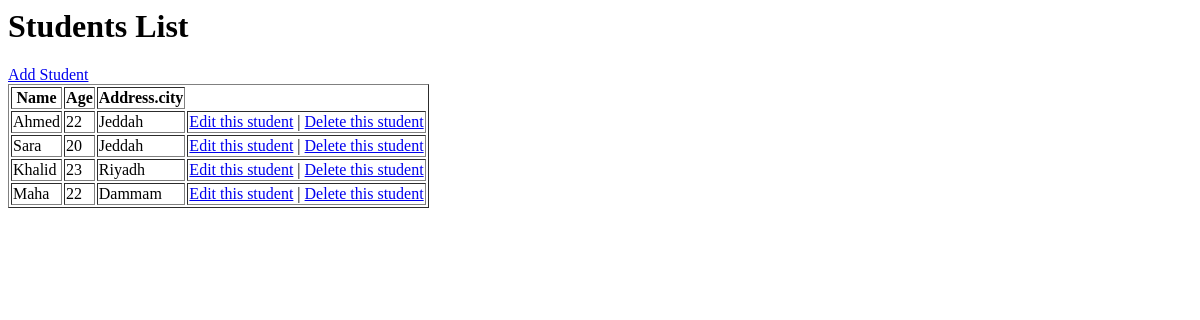
The app's page /books/lab11_part1/liststudents, older data.
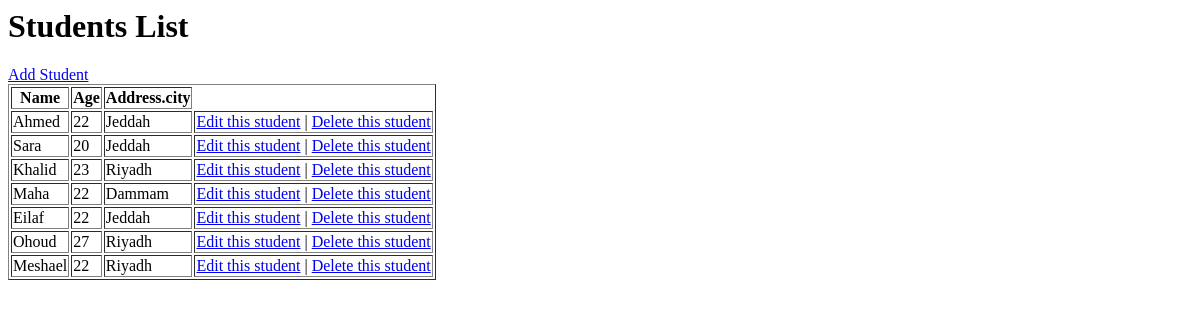
The same page, newer data.
### apps/bookmodule/models.py (models this page shows, shortened)
class Student(models.Model):
    name = models.CharField(max_length=100)
    age = models.IntegerField()
    address = models.ForeignKey(Address, on_delete=models.CASCADE)
    card = models.OneToOneField(Card, on_delete=models.PROTECT)
    department = models.ForeignKey(Department, on_delete=models.CASCADE, null = True)
    courses = models.ManyToManyField(Course, related_name="students", blank=True)

class Address(models.Model):
    city = models.CharField(max_length=100)

### apps/bookmodule/views.py (the view)
# urls.py: path('lab11_part1/liststudents', views.list_students_lab11_part1, name='list_students_lab11_part1'),
def list_students_lab11_part1(request):
    students = Student.objects.all()
    return render(request, 'lab11_part1/liststudents.html', {'students': students})

### apps/templates/lab11_part1/liststudents.html
<h1>Students List</h1>
<a href="{% url 'books:add_student_lab11_part1' %}">Add Student</a>
<table border="1">
    <thead>
        <tr>
            <th>Name</th>
            <th>Age</th>
            <th>Address.city</th>
        </tr>
    </thead>
    <tbody>
        {% for student in students %}
        <tr>
            <td>{{ student.name }}</td>
            <td>{{ student.age }}</td>
            <td>{{ student.address.city}}</td>
            <td>
                <a href="{% url 'books:edit_student_lab11_part1' student.id %}">Edit this student</a> |
                <a href="{% url 'books:delete_student_lab11_part1' student.id %}">Delete this student</a>
            </td>
        </tr>
        {% endfor %}
    </tbody>
</table>

Row changes from the older to the newer data that the page shows:
added Student: name "Eilaf", age "22", address.city "Jeddah"
added Student: name "Ohoud", age "27", address.city "Riyadh"
added Student: name "Meshael", age "22", address.city "Riyadh"
